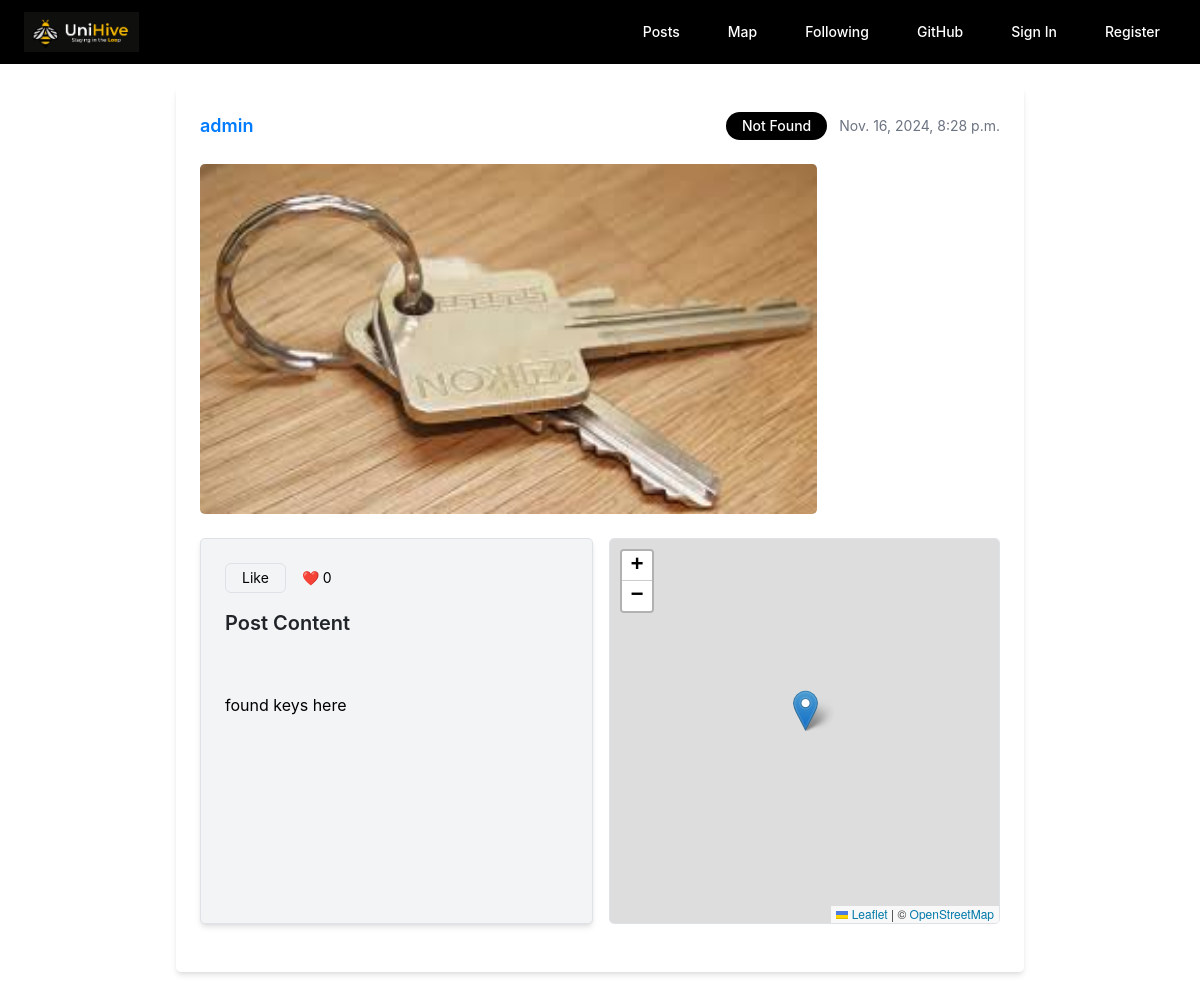
/postpage/36, run on the app's committed database.
### network/models.py (models this page shows)
class Post(models.Model):
    poster = models.ForeignKey(User, on_delete=models.CASCADE)
    content = models.TextField()
    time = models.DateTimeField(auto_now_add=True)
    likes = models.ManyToManyField(User, blank=True, related_name="liked")
    found = models.BooleanField(default=False)
    picture = models.ImageField(upload_to=post_picture_path, blank=True, null=True)
    latitude = models.FloatField(default=43.4722893)
    longitude = models.FloatField(default=-80.5474325)
    pinned = models.BooleanField(default=False)

class User(AbstractUser):
    pass

### network/views.py (the view)
# urls.py: path('postpage/<int:post_id>',views.postpage,name='postpage'),
def postpage(request, post_id):
    post = Post.objects.get(id=post_id)
    is_liked = post.likes.filter(id=request.user.id).exists()
    return render(request, 'network/postpage.html', {
        'post' : post,
        'post_id' : post_id,
        'is_liked' : is_liked,
    })

### network/templates/network/postpage.html (shortened to what this page needs)
{% extends "network/layout.html" %}
{% load static %}
{% block body %}
<div class="max-w-4xl mx-auto p-4">
    <div class="bg-white rounded-lg shadow-md overflow-hidden">
        <div class="p-6">
            <div class="flex justify-between items-center mb-4">
                <div class="flex items-center gap-3">
                    <a href="{% url 'view_profile' post.poster.username %}" class="text-lg font-semibold hover:text-yellow-500 transition-colors">
                        {{ post.poster.username }}
                    </a>
                </div>
                <div class="flex items-center gap-3">
                    {% if user.is_authenticated and post.poster == user %}
                        <button class="mark-button px-3 py-1 text-sm bg-yellow-500 text-black rounded-md hover:bg-yellow-600 transition-colors {% if post.found %}hidden{% endif %}"
                                data-id="{{ post.id }}">
                            Mark found
                        </button>
                        <button class="unmark-button px-3 py-1 text-sm bg-black text-white rounded-md hover:bg-gray-800 transition-colors {% if not post.found %}hidden{% endif %}"
                                data-id="{{ post.id }}">
                            Remove found
                        </button>
                    {% else %}
                        {% if post.found %}
                            <span class="inline-flex items-center px-3 py-1 rounded-full text-sm font-medium bg-yellow-500 text-black">
                                Found
                            </span>
                        {% else %}
                            <span class="inline-flex items-center px-3 py-1 rounded-full text-sm font-medium bg-black text-white">
                                Not Found
                            </span>
                        {% endif %}
                    {% endif %}
                    <span class="text-sm text-gray-500">{{ post.time }}</span>
                </div>
            </div>
            {% if post.picture %}
                <div class="mb-4">
                    <img src="{{ post.picture.url }}" alt="Post image" class="rounded-lg object-cover" style="height: 350px; overflow: hidden; padding: 0;">
                </div>
            {% endif %}
            <div class="flex flex-row space-x-4 mb-4">
                <div class="w-1/2 bg-gray-100 p-4 rounded-lg shadow-md border border-gray-300">
                    <div class="flex mb-4">
                        <div class="flex flex-col gap-4 mb-6">
                            <div class="flex items-center gap-4">
                                <div class="flex gap-2">
                                    {% if is_liked %}
                                        <button class="like-button px-3 py-1 text-sm border border-black text-black rounded-md hover:border-yellow-500 hover:text-yellow-500 transition-colors"
                                                data-id="{{ post.id }}" style="display: none;">
                                            Like
                                        </button>
                                        <button class="unlike-button px-3 py-1 text-sm bg-yellow-500 text-black rounded-md hover:bg-yellow-600 transition-colors"
                                                data-id="{{ post.id }}" style="display: block;">
                                            Unlike
                                        </button>
                                    {% else %}
                                        <button class="like-button px-3 py-1 text-sm border border-black text-black rounded-md hover:border-yellow-500 hover:text-yellow-500 transition-colors"
                                                data-id="{{ post.id }}" style="display: block;">
                                            Like
                                        </button>
                                    {% endif %}
                                </div>
                                <span class="likes-count text-sm text-black" data-id="{{ post.id }}">
                                    ❤️ {{ post.likes.count }}
                                </span>
                            </div>
                            <div class="post-content">
                                <h2 class="text-xl font-semibold mb-2">Post Content</h2>
                            </div>
                        </div>
                    </div>
                    <div class="content-space text-black" data-id="{{ post.id }}">
                        <p>{{ post.content }}</p>
                    </div>
                </div>
                <div class="w-1/2">
                    <div class="rounded-lg overflow-hidden border border-black">
                        <div id="map" class="h-96 w-full"></div>
                    </div>
                </div>
            </div>
        </div>
    </div>
</div>
{% endblock %}
{% block script %}
    <link rel="stylesheet" href="https://unpkg.com/leaflet@1.9.4/dist/leaflet.css"
/>
{% endblock %}

### data on the page
Post: poster.username "admin", time "Nov. 16, 2024, 8:28 p.m.", picture (picture), likes.count "0", content "found keys here"
